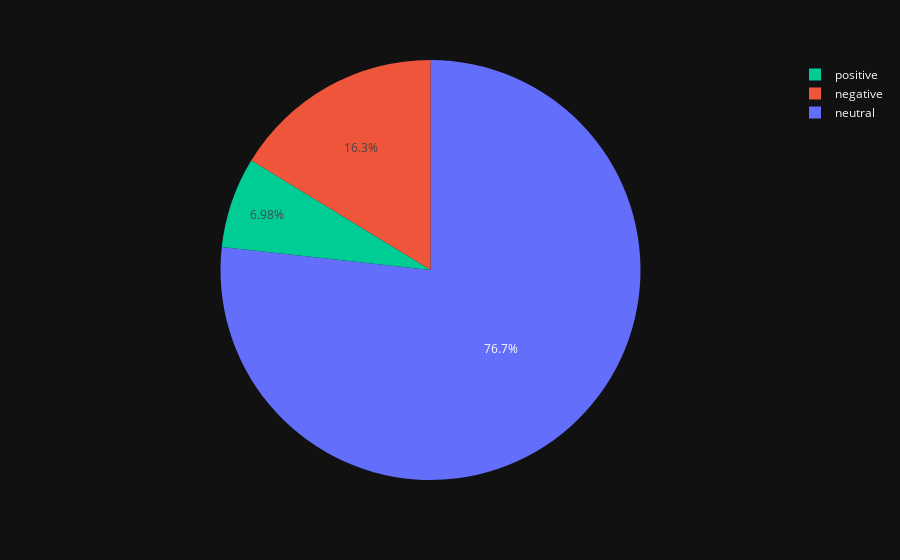
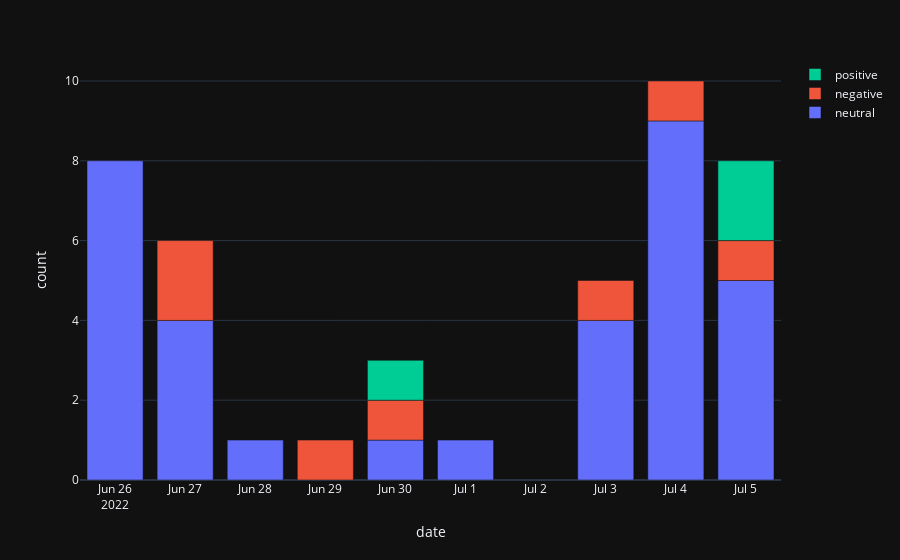

Write notebook code for charts like these, in order.
### Code cell
#For Tweets specify query
sp.sent_pie(source = "Tweets", model = "FinBERT",  ticker = "BTC", query = "bitcoin OR BTC AND crypto").show()
sp.sent_bar(source = "Tweets", model = "FinBERT",  ticker = "BTC", query = "bitcoin OR BTC AND crypto").show()

### Figure 1 — Plotly figure (JSON) as saved in the notebook; plotly's stock layout.template omitted (floating-point values rounded to 4 significant figures)
{"data": [{"customdata": [["neutral"], ["negative"], ["neutral"], ["neutral"], ["negative"], ["negative"], ["neutral"], ["positive"], ["neutral"], ["negative"], ["neutral"], ["negative"], ["neutral"], ["negative"], ["neutral"], ["positive"]], "domain": {"x": [0, 1], "y": [0, 1]}, "hovertemplate": "tweet_FinBERT=%{customdata[0]}<br>count=%{value}<extra></extra>", "labels": ["neutral", "negative", "neutral", "neutral", "negative", "negative", "neutral", "positive", "neutral", "negative", "neutral", "negative", "neutral", "negative", "neutral", "positive"], "legendgroup": "", "marker": {"colors": ["#636EFA", "#EF553B", "#636EFA", "#636EFA", "#EF553B", "#EF553B", "#636EFA", "#00CC96", "#636EFA", "#EF553B", "#636EFA", "#EF553B", "#636EFA", "#EF553B", "#636EFA", "#00CC96"]}, "name": "", "showlegend": true, "type": "pie", "values": [8, 2, 4, 1, 1, 1, 1, 1, 1, 1, 4, 1, 9, 1, 5, 2]}], "layout": {"legend": {"tracegroupgap": 0, "traceorder": "reversed"}, "margin": {"t": 60}, "title": {"font": {"family": "Courier New, monospace", "size": 25}, "x": 0.5, "xanchor": "center", "y": 0.95, "yanchor": "top"}}}

### Figure 2 — Plotly figure (JSON) as saved in the notebook; plotly's stock layout.template omitted (floating-point values rounded to 4 significant figures)
{"data": [{"alignmentgroup": "True", "hovertemplate": "tweet_FinBERT=neutral<br>date=%{x}<br>count=%{y}<extra></extra>", "legendgroup": "neutral", "marker": {"color": "#636EFA", "pattern": {"shape": ""}}, "name": "neutral", "offsetgroup": "neutral", "orientation": "v", "showlegend": true, "textposition": "auto", "type": "bar", "x": ["2022-06-26T00:00:00", "2022-06-27T00:00:00", "2022-06-28T00:00:00", "2022-06-30T00:00:00", "2022-07-01T00:00:00", "2022-07-03T00:00:00", "2022-07-04T00:00:00", "2022-07-05T00:00:00"], "xaxis": "x", "y": [8, 4, 1, 1, 1, 4, 9, 5], "yaxis": "y"}, {"alignmentgroup": "True", "hovertemplate": "tweet_FinBERT=negative<br>date=%{x}<br>count=%{y}<extra></extra>", "legendgroup": "negative", "marker": {"color": "#EF553B", "pattern": {"shape": ""}}, "name": "negative", "offsetgroup": "negative", "orientation": "v", "showlegend": true, "textposition": "auto", "type": "bar", "x": ["2022-06-27T00:00:00", "2022-06-29T00:00:00", "2022-06-30T00:00:00", "2022-07-03T00:00:00", "2022-07-04T00:00:00", "2022-07-05T00:00:00"], "xaxis": "x", "y": [2, 1, 1, 1, 1, 1], "yaxis": "y"}, {"alignmentgroup": "True", "hovertemplate": "tweet_FinBERT=positive<br>date=%{x}<br>count=%{y}<extra></extra>", "legendgroup": "positive", "marker": {"color": "#00CC96", "pattern": {"shape": ""}}, "name": "positive", "offsetgroup": "positive", "orientation": "v", "showlegend": true, "textposition": "auto", "type": "bar", "x": ["2022-06-30T00:00:00", "2022-07-05T00:00:00"], "xaxis": "x", "y": [1, 2], "yaxis": "y"}], "layout": {"barmode": "relative", "legend": {"title": {"text": ""}, "tracegroupgap": 0, "traceorder": "reversed"}, "margin": {"t": 60}, "title": {"font": {"family": "Courier New, monospace", "size": 25}, "x": 0.5, "xanchor": "center", "y": 0.95, "yanchor": "top"}, "xaxis": {"anchor": "y", "domain": [0, 1], "dtick": "D1", "title": {"text": "date"}}, "yaxis": {"anchor": "x", "domain": [0, 1], "title": {"text": "count"}}}}
